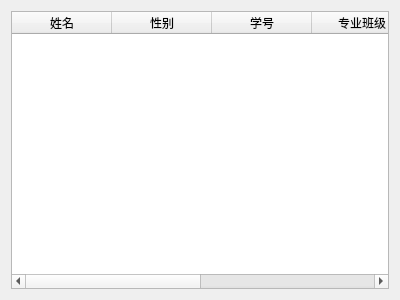
<?xml version="1.0" encoding="UTF-8"?>
<ui version="4.0">
 <class>CutSchoolSelect</class>
 <widget class="QWidget" name="CutSchoolSelect">
  <property name="geometry">
   <rect>
    <x>0</x>
    <y>0</y>
    <width>400</width>
    <height>300</height>
   </rect>
  </property>
  <property name="windowTitle">
   <string>Form</string>
  </property>
  <layout class="QVBoxLayout" name="verticalLayout">
   <item>
    <widget class="QTableWidget" name="tableWidget">
     <column>
      <property name="text">
       <string>姓名</string>
      </property>
     </column>
     <column>
      <property name="text">
       <string>性别</string>
      </property>
     </column>
     <column>
      <property name="text">
       <string>学号</string>
      </property>
     </column>
     <column>
      <property name="text">
       <string>专业班级</string>
      </property>
     </column>
     <column>
      <property name="text">
       <string>旷课名称</string>
      </property>
     </column>
     <column>
      <property name="text">
       <string>旷课时间</string>
      </property>
     </column>
    </widget>
   </item>
  </layout>
 </widget>
 <resources/>
 <connections/>
</ui>
